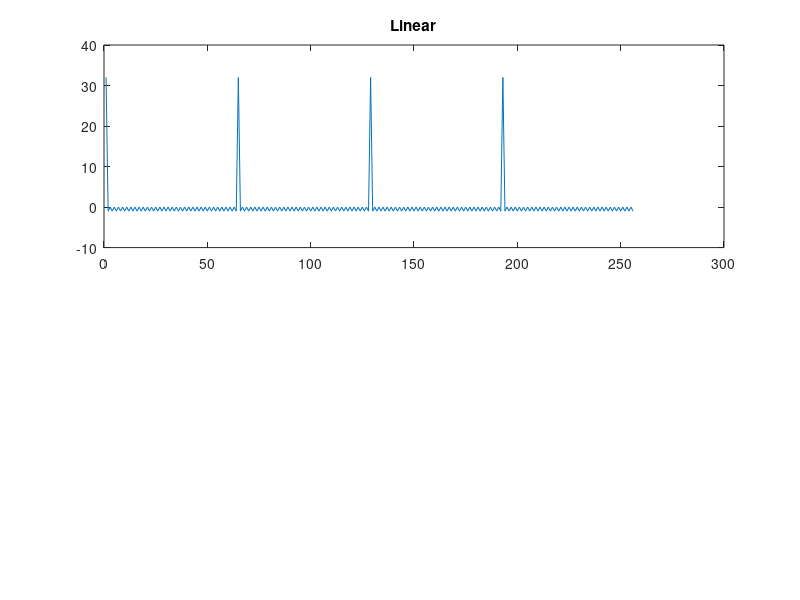

This figure's MATLAB source: (Note: this script raises an error after producing the figure.)

clear;

N=256;
M=4.0;
w=2*pi;
x=0:N-1;
numSignals = 32;

noise=randn(1,N);
noise=noise/10000;

xTot =zeros(1,N);
for i=1:numSignals
xr = cos(i*w*x*M/N);
xTot = xr + xTot + noise;
end
subplot(2,1,1);
plot(xTot);
title('Linear');
%xclick();

y=20*log10(2/N*abs(fft(xTot,-1)));

subplot(2,1,2);
plot(y);
title('in dB');